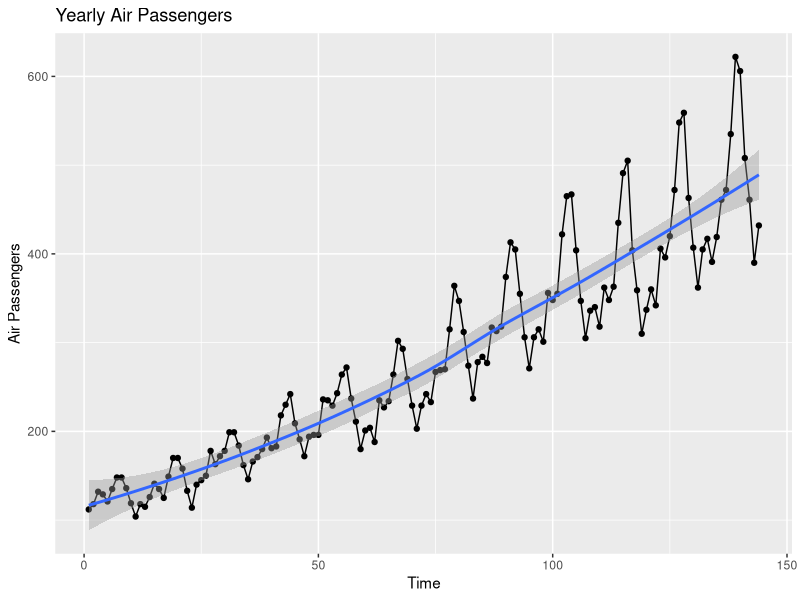
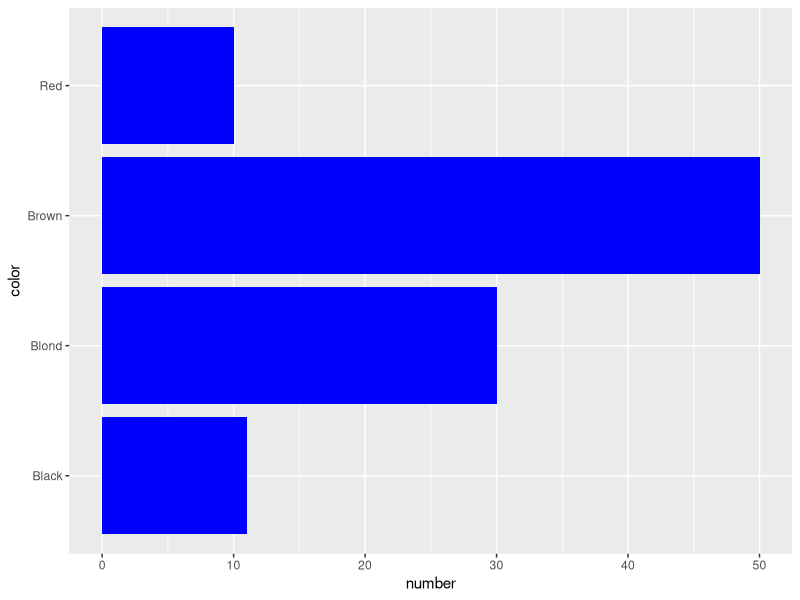
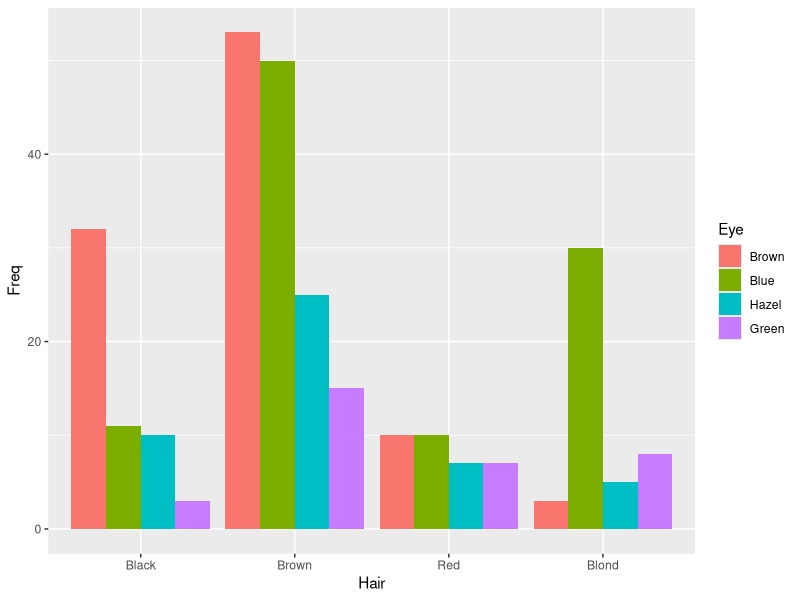
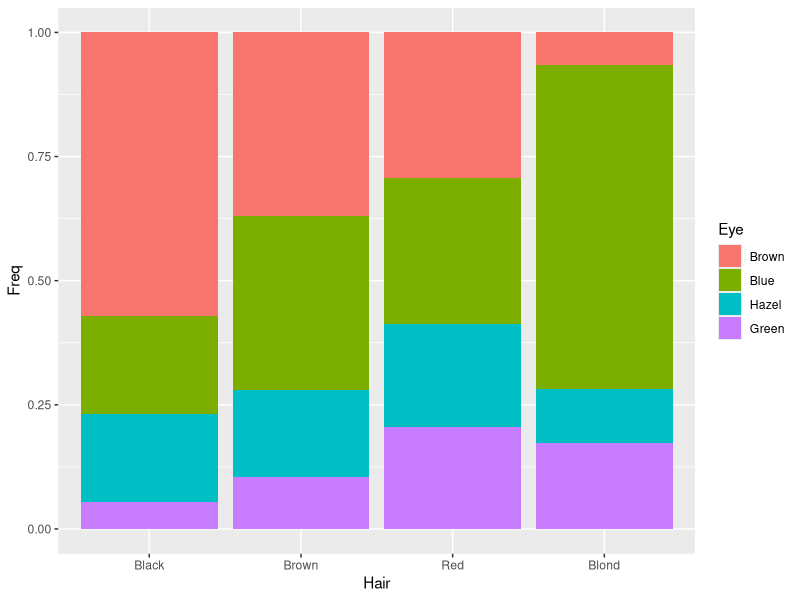
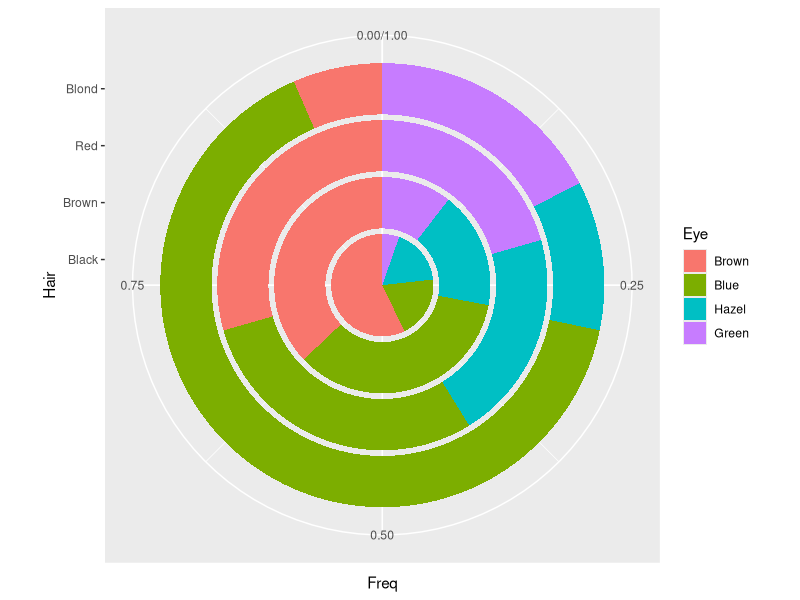
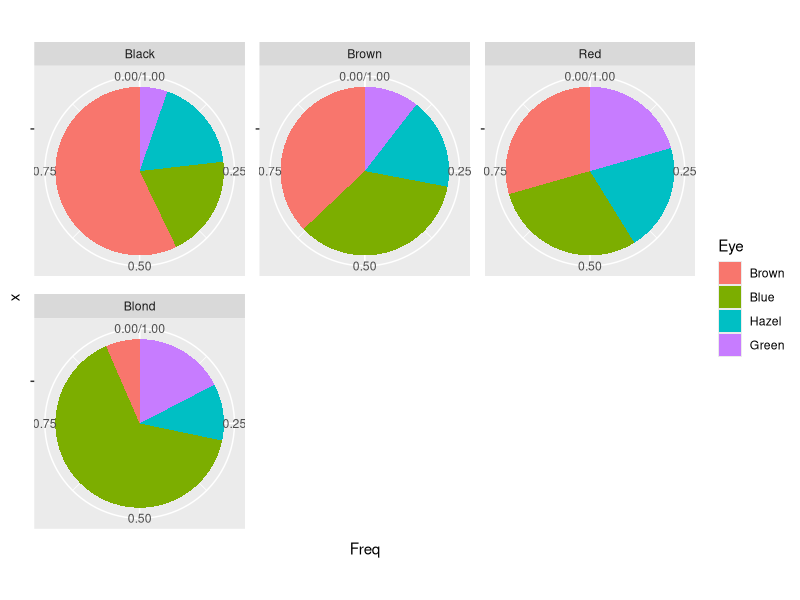
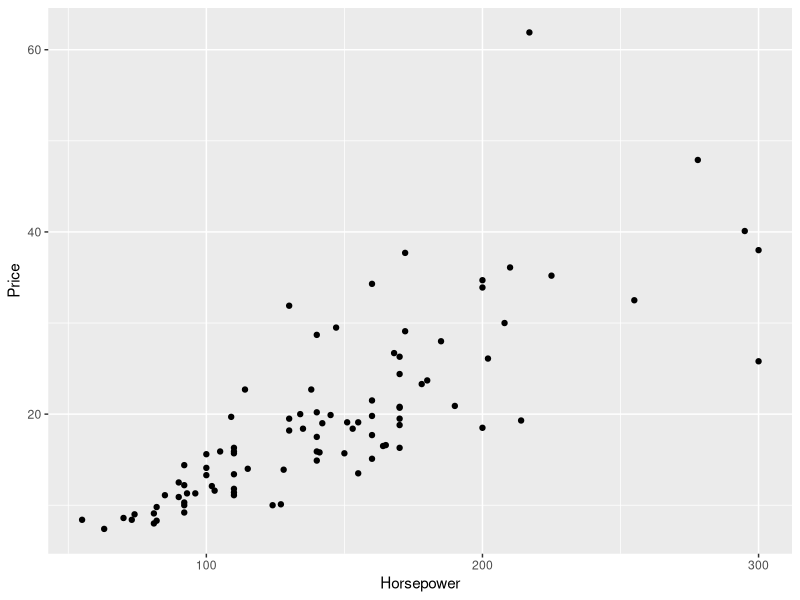
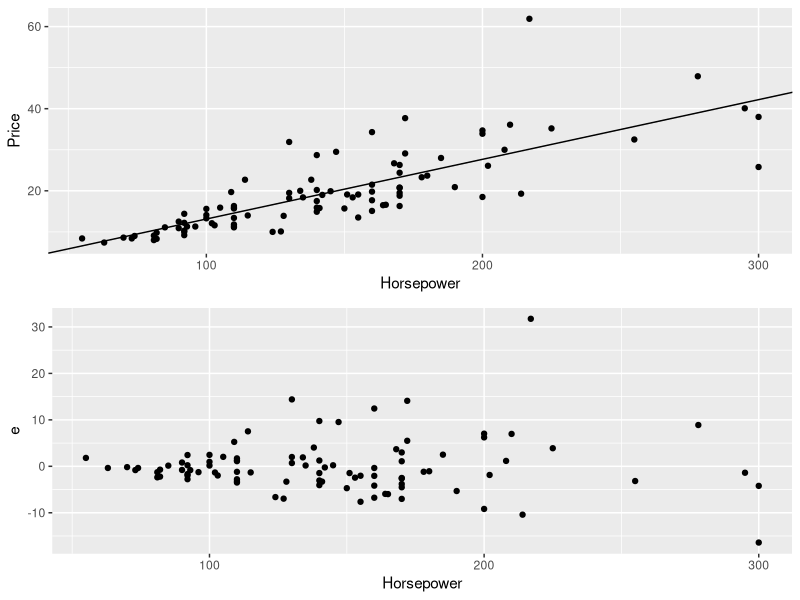

R code for these plots, in order:
## ---- chunk 1
library(tidyverse)
AirPassengers
ap=as.vector(AirPassengers)
time=seq(1:length(ap))
ap_data=data.frame(time,ap)
ap_data
## ---- chunk 2
ggplot(data = ap_data,mapping = aes(x=time,y=ap))+
  geom_point()+
  geom_line()+
  geom_smooth()+
  labs(title = "Yearly Air Passengers")+
  xlab("Time")+
  ylab("Air Passengers")
## ---- chunk 3
HairEyeColor
## ---- chunk 4
HairEyeColor
hr=HairEyeColor
males=data.frame(hr[,2,1])
males_new=data.frame(color=row.names(males),number=males[,1])
ggplot(data=males_new,aes(x=number,y=color))+
  geom_bar(stat = 'identity',fill='blue')
## ---- chunk 5
males_hec=data.frame(hr[,,1])
ggplot(data=males_hec,mapping = aes(fill=Eye, x=Hair, y=Freq))+
  geom_bar(stat = "identity",position="dodge")
## ---- chunk 6
ggplot(data=males_hec,mapping = aes(fill=Eye, x=Hair, y=Freq))+
  geom_bar(stat = "identity",position="fill")
## ---- chunk 7
ggplot(data=males_hec,mapping = aes(fill=Eye, x=Hair, y=Freq))+
  geom_bar(stat = "identity",position='fill')+
  coord_polar(theta = "y")
## ---- chunk 8
ggplot(data=males_hec,mapping = aes(fill=Eye, x='', y=Freq))+
  geom_bar(stat = "identity",position='fill')+
  coord_polar(theta = "y")+
  facet_wrap(~Hair, ncol = 3,scales = 'free')
## ---- chunk 9
library(MASS)
attach(Cars93)
names(Cars93)
hp=Cars93$Horsepower
pr=Cars93$Price
biv=data.frame(Horsepower=hp,Price=pr)
biv
## ---- chunk 10
library(tidyverse)
ggplot(biv,aes(x=Horsepower,y=Price))+
  geom_point()
## ---- chunk 11
cor(hp,pr)
## ---- chunk 12
fit.line=lm(pr~hp)
coef=as.vector(coefficients(fit.line))
a.hat=coef[1]
b.hat=coef[2]
fit.pr=predict(fit.line);fit.pr
res=resid(fit.line)
## ---- chunk 13
plot=ggplot(biv,aes(x=Horsepower,y=Price))+
  geom_point()+
  geom_abline(aes(intercept=a.hat,slope=b.hat))
## ---- chunk 14
lin_reg=data.frame(biv,Y=fit.pr,e=res);lin_reg
res_plot=ggplot(lin_reg,aes(x=Horsepower,y=e))+
  geom_point()

cor(res,hp)
## ---- chunk 15
install.packages("gridExtra")
library(gridExtra)
## ---- chunk 16
grid.arrange(plot,res_plot,nrow=2)

